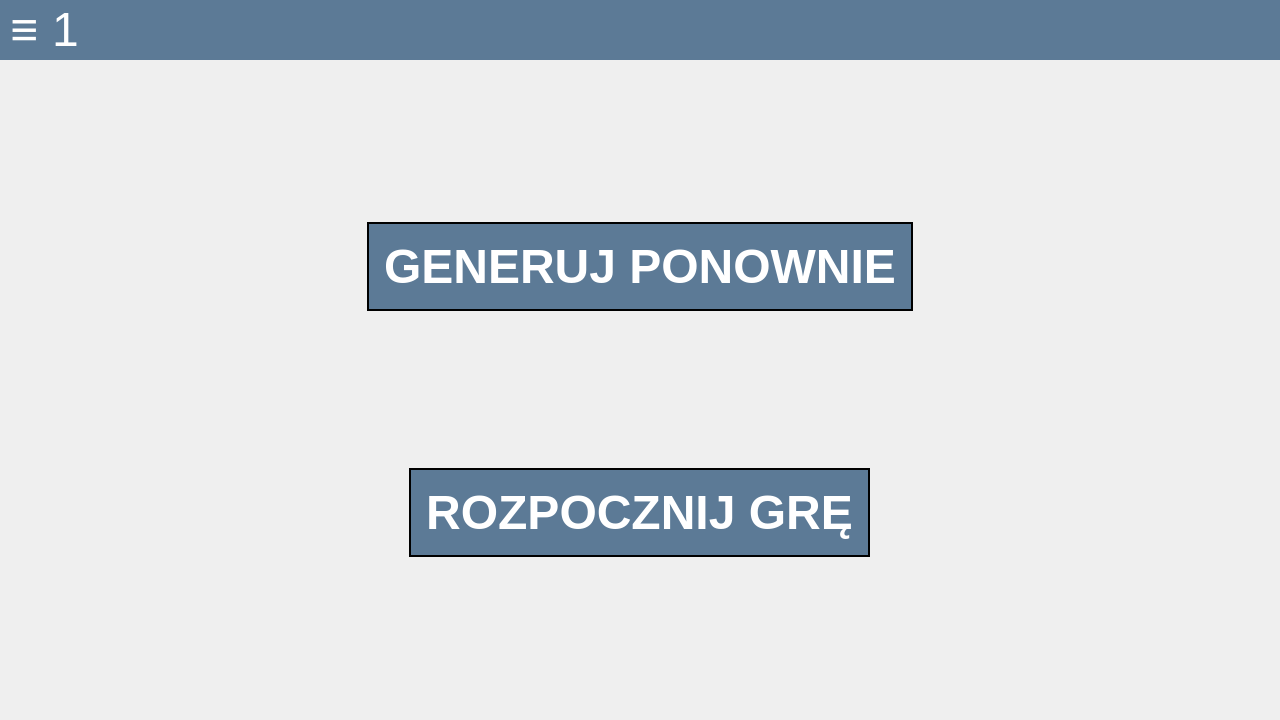
<?xml version="1.0" encoding="UTF-8"?>
<ui version="4.0">
 <class>MainWindow</class>
 <widget class="QMainWindow" name="MainWindow">
  <property name="enabled">
   <bool>true</bool>
  </property>
  <property name="geometry">
   <rect>
    <x>0</x>
    <y>0</y>
    <width>1280</width>
    <height>720</height>
   </rect>
  </property>
  <property name="sizePolicy">
   <sizepolicy hsizetype="Preferred" vsizetype="Preferred">
    <horstretch>0</horstretch>
    <verstretch>0</verstretch>
   </sizepolicy>
  </property>
  <property name="maximumSize">
   <size>
    <width>1280</width>
    <height>720</height>
   </size>
  </property>
  <property name="windowTitle">
   <string>MainWindow</string>
  </property>
  <property name="toolTipDuration">
   <number>2</number>
  </property>
  <property name="autoFillBackground">
   <bool>true</bool>
  </property>
  <widget class="QWidget" name="centralWidget">
   <property name="sizePolicy">
    <sizepolicy hsizetype="Fixed" vsizetype="Fixed">
     <horstretch>0</horstretch>
     <verstretch>0</verstretch>
    </sizepolicy>
   </property>
   <property name="focusPolicy">
    <enum>Qt::NoFocus</enum>
   </property>
   <property name="layoutDirection">
    <enum>Qt::LeftToRight</enum>
   </property>
   <property name="autoFillBackground">
    <bool>true</bool>
   </property>
   <layout class="QHBoxLayout" name="horizontalLayout_2">
    <item>
     <widget class="QFrame" name="gFl">
      <property name="maximumSize">
       <size>
        <width>640</width>
        <height>640</height>
       </size>
      </property>
      <property name="autoFillBackground">
       <bool>true</bool>
      </property>
      <property name="styleSheet">
       <string notr="true"/>
      </property>
      <layout class="QGridLayout" name="gridLayout">
       <property name="leftMargin">
        <number>0</number>
       </property>
       <property name="topMargin">
        <number>0</number>
       </property>
       <property name="rightMargin">
        <number>0</number>
       </property>
       <property name="bottomMargin">
        <number>0</number>
       </property>
       <property name="spacing">
        <number>0</number>
       </property>
      </layout>
     </widget>
    </item>
    <item>
     <layout class="QVBoxLayout" name="verticalLayout">
      <item alignment="Qt::AlignHCenter">
       <widget class="QPushButton" name="pushButton_generateAgain">
        <property name="sizePolicy">
         <sizepolicy hsizetype="Fixed" vsizetype="Fixed">
          <horstretch>0</horstretch>
          <verstretch>0</verstretch>
         </sizepolicy>
        </property>
        <property name="font">
         <font>
          <family>Arial</family>
          <pointsize>36</pointsize>
          <weight>75</weight>
          <italic>false</italic>
          <bold>true</bold>
         </font>
        </property>
        <property name="styleSheet">
         <string notr="true">background:#D13c6082;
border:2px;
border-style: solid;
border-color:black;
color:white;
padding:15px;</string>
        </property>
        <property name="text">
         <string>GENERUJ PONOWNIE</string>
        </property>
       </widget>
      </item>
      <item alignment="Qt::AlignHCenter">
       <widget class="QPushButton" name="pushButton_startGame">
        <property name="sizePolicy">
         <sizepolicy hsizetype="Fixed" vsizetype="Fixed">
          <horstretch>0</horstretch>
          <verstretch>0</verstretch>
         </sizepolicy>
        </property>
        <property name="font">
         <font>
          <family>Arial</family>
          <pointsize>36</pointsize>
          <weight>75</weight>
          <italic>false</italic>
          <bold>true</bold>
         </font>
        </property>
        <property name="styleSheet">
         <string notr="true">background:#D13c6082;
border:2px;
border-style: solid;
border-color:black;
color:white;
padding:15px;</string>
        </property>
        <property name="text">
         <string>ROZPOCZNIJ GRĘ</string>
        </property>
       </widget>
      </item>
     </layout>
    </item>
    <item>
     <widget class="QFrame" name="gFp">
      <property name="maximumSize">
       <size>
        <width>640</width>
        <height>640</height>
       </size>
      </property>
      <property name="autoFillBackground">
       <bool>true</bool>
      </property>
      <layout class="QGridLayout" name="gridLayout_2">
       <property name="leftMargin">
        <number>0</number>
       </property>
       <property name="topMargin">
        <number>0</number>
       </property>
       <property name="rightMargin">
        <number>0</number>
       </property>
       <property name="bottomMargin">
        <number>0</number>
       </property>
       <property name="spacing">
        <number>0</number>
       </property>
      </layout>
     </widget>
    </item>
   </layout>
  </widget>
  <widget class="QMenuBar" name="menuBar">
   <property name="geometry">
    <rect>
     <x>0</x>
     <y>0</y>
     <width>1280</width>
     <height>60</height>
    </rect>
   </property>
   <property name="sizePolicy">
    <sizepolicy hsizetype="Fixed" vsizetype="Fixed">
     <horstretch>0</horstretch>
     <verstretch>0</verstretch>
    </sizepolicy>
   </property>
   <property name="minimumSize">
    <size>
     <width>0</width>
     <height>0</height>
    </size>
   </property>
   <property name="font">
    <font>
     <family>Arial</family>
     <pointsize>36</pointsize>
    </font>
   </property>
   <property name="layoutDirection">
    <enum>Qt::LeftToRight</enum>
   </property>
   <property name="autoFillBackground">
    <bool>false</bool>
   </property>
   <property name="styleSheet">
    <string notr="true">background:#D13c6082;
color:white;
</string>
   </property>
   <widget class="QMenu" name="menu">
    <property name="geometry">
     <rect>
      <x>345</x>
      <y>139</y>
      <width>400</width>
      <height>234</height>
     </rect>
    </property>
    <property name="sizePolicy">
     <sizepolicy hsizetype="Fixed" vsizetype="Fixed">
      <horstretch>0</horstretch>
      <verstretch>0</verstretch>
     </sizepolicy>
    </property>
    <property name="minimumSize">
     <size>
      <width>400</width>
      <height>0</height>
     </size>
    </property>
    <property name="font">
     <font>
      <family>Arial Narrow</family>
      <pointsize>20</pointsize>
     </font>
    </property>
    <property name="styleSheet">
     <string notr="true"/>
    </property>
    <property name="title">
     <string>≡</string>
    </property>
    <addaction name="actionGameVsComputer"/>
    <addaction name="actionGameVsPlayer"/>
    <addaction name="actionChangeSound"/>
    <addaction name="actionCloseApp"/>
   </widget>
   <widget class="QMenu" name="menu1">
    <property name="title">
     <string>1</string>
    </property>
   </widget>
   <addaction name="menu"/>
   <addaction name="menu1"/>
  </widget>
  <action name="actionCloseApp">
   <property name="text">
    <string>Zakończ</string>
   </property>
   <property name="font">
    <font>
     <family>Arial Narrow</family>
     <pointsize>20</pointsize>
     <weight>50</weight>
     <bold>false</bold>
    </font>
   </property>
   <property name="shortcut">
    <string>Ctrl+W</string>
   </property>
  </action>
  <action name="actionChangeSound">
   <property name="checkable">
    <bool>true</bool>
   </property>
   <property name="checked">
    <bool>true</bool>
   </property>
   <property name="icon">
    <iconset>
     <selectedoff>:/StatkiZasoby/nosound.png</selectedoff>
     <selectedon>:/StatkiZasoby/sound.png</selectedon>
    </iconset>
   </property>
   <property name="text">
    <string>Dzwięk</string>
   </property>
   <property name="font">
    <font>
     <family>Arial Narrow</family>
     <pointsize>20</pointsize>
     <weight>50</weight>
     <bold>false</bold>
    </font>
   </property>
  </action>
  <action name="actionGameVsComputer">
   <property name="text">
    <string>Zagraj z komputerem</string>
   </property>
   <property name="font">
    <font>
     <family>Arial Narrow</family>
     <pointsize>20</pointsize>
     <weight>75</weight>
     <bold>true</bold>
    </font>
   </property>
   <property name="shortcut">
    <string>Ctrl+K</string>
   </property>
   <property name="menuRole">
    <enum>QAction::NoRole</enum>
   </property>
  </action>
  <action name="actionGameVsPlayer">
   <property name="text">
    <string>Zagraj z przeciwnikiem</string>
   </property>
   <property name="font">
    <font>
     <family>Arial Narrow</family>
     <pointsize>20</pointsize>
     <weight>75</weight>
     <bold>true</bold>
    </font>
   </property>
   <property name="shortcut">
    <string>Ctrl+P</string>
   </property>
  </action>
 </widget>
 <layoutdefault spacing="6" margin="11"/>
 <resources/>
 <connections/>
</ui>
